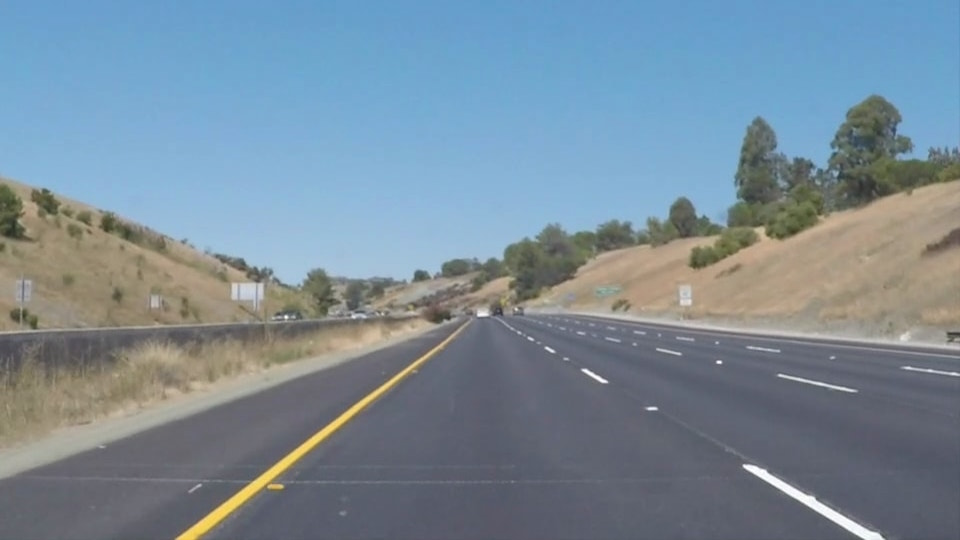
#> input picture test_images/whiteCarLaneSwitch.jpg, 960 x 540 px; the run also reads 1 picture not shown here
$ jupyter execute --allow-errors P1.ipynb   (shell and % lines are left out)
#> lines starting #> are read from the running program, lines starting #| are printed output that depends on the picture; after the words box and inside, x2 and y2 are one past the last pixel; in counts of white or black regions, pixels touching at a corner belong together
# Self-Driving Car Engineer Nanodegree

## Project: **Finding Lane Lines on the Road**
***
In the project below, I built a Python pipeline to identify lane lines in video streams. The end goal is to be able to extract and draw the line equations which describe the left and right lane lines. With these equations, a self-driving car would subsequently be able to determine if the vehicle is within or outside of its lane lines.

First we learn to detect and average lane lines through _images_, then we run our pipeline through a _video stream_.

---

  * [Analyze Images](#image-analysis)
    - [Convert to Grayscale](#grayscaling)
    - [Gaussian smoothing](#gaussian-smoothing)
    - [Canny Edge Detection](#canny-edge-detection)
    - [Select Relevant Regions](#region-of-interest)
    - [Hough Transform line detection](#hough-transform)

  * [Analyze Videos](#video-analysis)

## Import Packages

[cell 1]
#importing some useful packages
import matplotlib.pyplot as plt
import matplotlib.image as mpimg
import numpy as np
import cv2
import math
import os

## Helper Functions

Below are some helper functions used in my pipeline. I will go over them in more detail while processing [a single image](#a-single-image).

[cell 2]
def grayscale(img):
    """Applies the Grayscale transform
    This will return an image with only one color channel
    but NOTE: to see the returned image as grayscale
    (assuming your grayscaled image is called 'gray')
    you should call plt.imshow(gray, cmap='gray')"""
    return cv2.cvtColor(img, cv2.COLOR_RGB2GRAY)
    # Or use BGR2GRAY if you read an image with cv2.imread()
    # return cv2.cvtColor(img, cv2.COLOR_BGR2GRAY)

def canny(img, low_threshold, high_threshold):
    """Applies the Canny transform"""
    return cv2.Canny(img, low_threshold, high_threshold)

def gaussian_blur(img, kernel_size):
    """Applies a Gaussian Noise kernel"""
    return cv2.GaussianBlur(img, (kernel_size, kernel_size), 0)

def region_of_interest(img, vertices):
    """
    Applies an image mask.

    Only keeps the region of the image defined by the polygon
    formed from `vertices`. The rest of the image is set to black.
    """
    #defining a blank mask to start with
    mask = np.zeros_like(img)

    #defining a 3 channel or 1 channel color to fill the mask with depending on the input image
    if len(img.shape) > 2:
        channel_count = img.shape[2]  # i.e. 3 or 4 depending on your image
        ignore_mask_color = (255,) * channel_count
    else:
        ignore_mask_color = 255

    #filling pixels inside the polygon defined by "vertices" with the fill color
    cv2.fillPoly(mask, vertices, ignore_mask_color)

    #returning the image only where mask pixels are nonzero
    masked_image = cv2.bitwise_and(img, mask)
    return masked_image


def draw_lines(img, lines, color=[255, 0, 0], thickness=2):
    """
    Given the hough transformation array of line coordinates,
    identifies what the left and right lane equations are and draws them out.
    """
    # Initialize empty lists
    left_slope_list = []
    right_slope_list = []
    left_b_list = []
    right_b_list = []

    # Calculate slopes and categorize as left or right if != 0
    for index, line in enumerate(lines):
        for x1,y1,x2,y2 in line:
            # If x1=x2, then slope will be infinity--> Won't consider perfectly vertical lines in this project
            if (x1!=x2):
                temp_slope = (y1-y2)/(x1-x2)
                # Decreasing slope = most likely left lane
                if (temp_slope < 0 ):
                    left_slope_list.append(temp_slope)
                    left_b_list.append(y1-temp_slope*x1)
                # Append to right side
                elif (temp_slope>0):
                    right_slope_list.append(temp_slope)
                    right_b_list.append(y1-temp_slope*x1)

    ## Intercept Groupings Check ##
    # Part 1: ID Valid intercept Grouping #
    # Intuition:
    # If there are parallel left lane lines (consider a lane line, alongside a highway barrier shadow),
    # there should be noticable groupings in the intercept value.
    # The inner lane could be ID'd by a larger intercept, since it crosses x=0 at a larger y.
    # Otherwise, the function would take the average of the intercepts and slopes which could dramatically
    # skew the identified left lane line.
    temp_sorted_left_b = np.sort(left_b_list)

    # After sorting all intercepts, find the consecutive differences between each element
    # Intuition:
    # If the parallel lines are spaced apart, then if we take the average of them, we will result in a skewed lane line.
    # 100 is an aribrary value that currently suffices to ID parallel lines that are spaced apart
    # It would be good downstream to experiment with this value and tune it further based on more training sets.
    temp_sorted_left_b = np.split(temp_sorted_left_b, np.where(np.diff(temp_sorted_left_b) > 100)[0]+1)

    # Previous hough lane and canny parameters should have removed most outliers. This function assumes
    # that the groupings collected at this point represent actual lines that should be considered.
    # Since we want the larger lane lines, extract them here.
    if( len(temp_sorted_left_b)>1):

        # Part 2: Given ID'd intercept grouping, collect associated slope #
        # Find original indices for intercept elements so we can retrieve related slope
        indices = [i for i, j in enumerate(left_b_list) if j in temp_sorted_left_b[len(temp_sorted_left_b)-1]]
        left_slope_array = np.asarray(left_slope_list)[indices]
        left_b_array = np.asarray(left_b_list)[indices]
    else:
        # No groupings ID'd, take the original lists
        left_b_array = np.asarray(left_b_list)
        left_slope_array = np.asarray(left_slope_list)

    # Calculate median slope
    left_slope = np.median(left_slope_array)

    # Remove outliers
    i = 0
    while(i<len(left_slope_array)):

        # If slope is within +/- 20% of the median, should be ok
        # Might be better to tune this value to some constant rather than a relative value.
        # Since slopes can range from something like -0.3 (left lane) to 400 (right lane),
        # 20% is pretty arbitrary and inconsistent.
        # Nevertheless, I kept it here because it worked fairly well on the test videos
        if abs(abs(left_slope_array[i])-abs(left_slope)) > abs(left_slope)*.2:

            # Set slope to 0, will be discarded later
            left_slope_array = np.delete(left_slope_array, i)
            left_b_array = np.delete(left_b_array, i)
        else:
            #nothing deleted, increase increment
            i += 1

    # Calculate median intercept
    left_b = np.median(left_b_array)
    i = 0

    while(i < len(left_b_array)):
        # If intercept is within +/- 15 pixels of the median, should be ok
        # Using 15 px rather than a percentage of the original intercept to make the algorithm behave similarly
        # for large and small intercepts. This constant can be further tuned with additional training data.
        if abs(abs(left_b_array[i])-abs(left_b)) > 15:
            left_slope_array = np.delete(left_slope_array, i)
            left_b_array = np.delete(left_b_array, i)
        else:
            #nothing deleted, increase increment
            i +=1

    # recalculate average
    left_slope = np.mean(left_slope_array)
    left_b = np.mean(left_b_array)

    ### --------------------------------------------------------------------------------- ###
    ### Repeat above for the right side ###
    temp_sorted_right_b = np.sort(right_b_list)

    # Get groupings
    temp_sorted_right_b = np.split(temp_sorted_right_b, np.where(np.diff(temp_sorted_right_b) > 100)[0]+1)

    # Get the smaller groupings to find the right lane
    if( len(temp_sorted_right_b)>1):

        # Find original indices for intercept elements so we can retrieve related slope
        indices = [i for i, j in enumerate(right_b_list) if j in temp_sorted_right_b[0]]
        right_slope_array = np.asarray(right_slope_list)[indices]
        right_b_array = np.asarray(right_b_list)[indices]

    else:
        right_b_array = np.asarray(right_b_list)
        right_slope_array = np.asarray(right_slope_list)

    # Calculate median slope
    right_slope = np.median(right_slope_array)

    # Remove outliers
    i = 0
    while(i<len(right_slope_array)):

        if abs(abs(right_slope_array[i])-abs(right_slope)) > abs(right_slope)*.2:

            # Set slope to 0, will be discarded later
            right_slope_array = np.delete(right_slope_array, i)
            right_b_array = np.delete(right_b_array, i)

        else:
            #nothing deleted, increase increment
            i += 1


    # Calculate median intercept
    right_b = np.median(right_b_array)

    i = 0
    while(i < len(right_b_array)):
        if abs(abs(right_b_array[i])-abs(right_b)) > 15:

            right_slope_array = np.delete(right_slope_array, i)
            right_b_array = np.delete(right_b_array, i)
        else:
            #nothing deleted, increase increment
            i +=1

    # Get final average right slope/intercept
    right_slope = np.mean(right_slope_array)
    right_b = np.mean(right_b_array)

    # draw lines --> Extrapolates lane range within the masked region
    ysize = img.shape[1]
    lines_img = np.copy(img)*0

    if( not(math.isnan(left_b) or math.isnan(left_slope)) ):
        lines_img = cv2.line(lines_img, (int((ysize-left_b)/left_slope), ysize), (int(-left_b/left_slope),0), color=(255,0,0), thickness=5)
    if( not(math.isnan(right_b) or math.isnan(right_slope)) ):
        lines_img = cv2.line(lines_img, (int((ysize-right_b)/right_slope), ysize), (int(-right_b/right_slope),0), color=(255,0,0), thickness=5)

    return lines_img
def hough_lines(img, rho, theta, threshold, min_line_len, max_line_gap):
    """
    `img` should be the output of a Canny transform.

    Returns an image with hough lines drawn.
    """
    lines = cv2.HoughLinesP(img, rho, theta, threshold, np.array([]), min_line_len, max_line_gap)
    line_img = np.zeros((img.shape[0], img.shape[1], 3), dtype=np.uint8)
    line_img = draw_lines(line_img, lines)
    return line_img

# Python 3 has support for cool math symbols.

def weighted_img(img, initial_img, α=0.8, β=1., λ=0.):
    """
    `img` is the output of the hough_lines(), An image with lines drawn on it.
    Should be a blank image (all black) with lines drawn on it.

    `initial_img` should be the image before any processing.

    The result image is computed as follows:

    initial_img * α + img * β + λ
    NOTE: initial_img and img must be the same shape!
    """
    return cv2.addWeighted(initial_img, α, img, β, λ)

## <a name="image-analysis">Analyze Images</a>
---
### <a name="a-single-image">A Single Image</a>
First we will process an individual image to demonstrate how all the functions modify the inputted image. [Next](#all-images) we will apply the same functions to all images in the test folder.

[cell 3]
# Reading in an image
image = mpimg.imread('test_images/whiteCarLaneSwitch.jpg')
#> image is the input picture: shape (540, 960, 3); mean R, G, B 121.2, 139.4, 152.9

#printing out some stats and plotting
print('This image is:', type(image), 'with dimensions:', image.shape)
#| This image is: <class 'numpy.ndarray'> with dimensions: (540, 960, 3)
plt.imshow(image)  # if you wanted to show a single color channel image called 'gray', for example, call as plt.imshow(gray, cmap='gray')

###### Step 1: <a name="grayscaling">Convert to grayscale</a>
Since lane lines can appear in many colors and shades, we convert our image from an RGB image to a grayscale image. This simplifies the image so that we could more easily detect edges in the image which could be lane lines.

Further down, I noticed that converting the leftYellowSolid.mp4 video from its original color frame to grayscale was not sufficient to bring out the yellow edges. Consequently, I ended up splitting the RGB channels and only used the red and green values as input to the grayscale function. This seemed to make it easier for the pipeline to detect both yellow and white lane lines.

[cell 4]
# Convert the current image to grayscale & plot
gray = grayscale(image)
#> in grayscale, `return cv2.cvtColor(img, cv2.COLOR_RGB2GRAY)`:
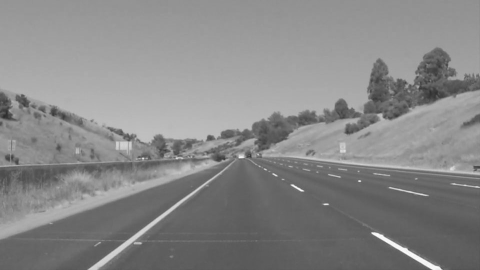
#> returned value: shape (540, 960) (shown at 1/2 size); min 42, max 255, mean 135.5
print('This image is:', type(image), 'with dimensions:', gray.shape)
#| This image is: <class 'numpy.ndarray'> with dimensions: (540, 960)
plt.imshow(gray, cmap='gray')

###### Step 2: <a name="gaussian-smoothing">Apply Gaussian Filter</a>
I used a larger kernel size (15) here to exagerate the effects of applying a Gaussian Filter. In the actual pipeline below, we use a kernel with size 7.

The Gaussian Filter kernel is a matrix which represents the Gaussian curve that is <a href="http://homepages.inf.ed.ac.uk/rbf/HIPR2/convolve.htm" >convoluted</a> over the image to remove noise. A larger kernel will smooth the image more, but also renders the image more fuzzy, and therefore the edges harder to detect-- and if detected, less accurate. Once this mask is applied, pixels in the image are blurred, such that small variances between pixels are muted, and larger differences are easier to capture.

[cell 5]
# Define a kernel size for Gaussian smoothing / blurring
kernel_size =15# Must be an odd number (3, 5, 7...)
blur_gray = gaussian_blur(gray, kernel_size)
print('This image is:', type(image), 'with dimensions:', blur_gray.shape)
#| This image is: <class 'numpy.ndarray'> with dimensions: (540, 960)
plt.imshow(blur_gray, cmap='gray')

###### Step 3: <a name="canny-edge-detection">Detect Edges using Canny Edge Detection Algorithm</a>
The canny edge detection algorithm first calculates the gradients, or changes in intensity between pixels. From these gradients, it takes two threshold *t1* & *t2*, where *t1>t2*. All pixels with gradients below *t2* are blacked out. Pixels between *t1* and *t2* are set to 255 (white) if they are adjacent to a pixel that has a gradient larger than *t2*. Read the <a href="http://docs.opencv.org/2.4/doc/tutorials/imgproc/imgtrans/canny_detector/canny_detector.html">opencv documentation</a> for more information.

[cell 6]
low_threshold=100
high_threshold=140
edges=canny(blur_gray, low_threshold, high_threshold)
#> in canny, `return cv2.Canny(img, low_threshold, high_threshold)`:
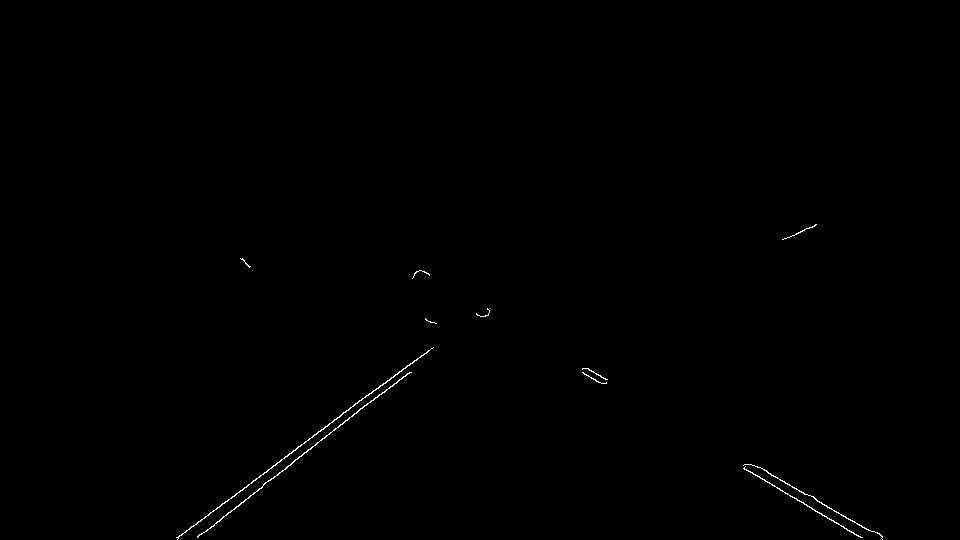
#> returned value: shape (540, 960); 0.26% white in thin lines or dots, all inside (x1, y1, x2, y2) = (176, 224, 883, 540)
print('This image is:', type(image), 'with dimensions:', edges.shape)
#| This image is: <class 'numpy.ndarray'> with dimensions: (540, 960)
plt.imshow(edges, cmap='gray')

###### Step 3: <a name="region-of-interest">Extract Region of Interest</a>
For this project, we are interested in the quadrilateral region in front of the car where a typical lane line will appear. We now black out all pixels outside the region directly in front the car camera, (which we assume is mounted at the center front of the car). This will help minimize other lines which may confuse our draw_lines function downstream and skew the detected lane lines.

*In the challenge video, we had to redefine the region to ignore the bottom 100 pixels of the image since the hood of the car was visible in the video. If we did not do this, the edges of the hood would have skewed our detected lane lines.

[cell 7]
# Define Vertices of the Region of Interest
ysize = image.shape[0]
xsize = image.shape[1]
# Explicitly set array datatypes to int 32, otherwise will default casut to 64 bit.
vertices = np.array([[[0,ysize],[xsize*2/5,ysize*3/5],[xsize*3/5,ysize*3/5],[xsize, ysize]]],dtype=np.int32)
region_select = region_of_interest(edges, vertices)
#> in region_of_interest, `cv2.fillPoly(mask, vertices, ignore_mask_color)`:
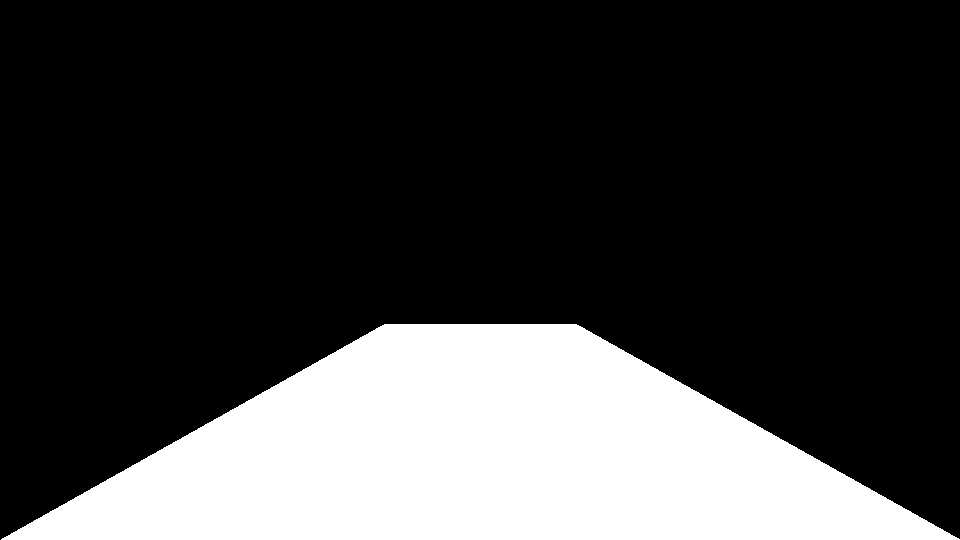
#> mask: shape (540, 960); 24% white; 1 white region, box (x1, y1, x2, y2) and area: (1, 324, 960, 540) 124584
print('This image is:', type(image), 'with dimensions:', region_select.shape)
#| This image is: <class 'numpy.ndarray'> with dimensions: (540, 960)
plt.imshow(region_select, cmap='gray')

###### Step 5: <a name="hough-transform">Extract Line parameters with Hough Transformation</a>

While testing this pipeline, the parameters below seemed to find the lane lines most precisely.
Nevertheless, these parameters could be further tuned with additional training data.

[cell 8]
# Get Lines with Hough
rho=1 # Distance resolution of Hough space grid-- keeping 1 as base unit
theta=np.pi/180 # Angular resolution of Hough space grid-- keeping as 1 deg base unit
threshold = 20 # Minimum number of intersections needed for a candidate line
min_line_len = 2
max_line_gap = 10
lines = hough_lines(region_select, rho, theta, threshold, min_line_len, max_line_gap)
#> in hough_lines, `lines = cv2.HoughLinesP(img, rho, theta, threshold, np.array([]), min_..`: lines = [[223, 516, 379, 394], [177, 537, 373, 390], [754, 465, 868, 530], [216, 509, 428, 350], [586, 368, 605, 379], [197, 537, 407, 373], [744, 467, 860, 537], [760, 467, 882, 537], [412, 363, 433, 347], [582, 372, 602, 383]]
#> the loop in draw_lines, `for index, line in enumerate(lines):` made 10 passes
#> after the loop in draw_lines, `for index, line in enumerate(lines):`: left_b_list = [690.4, 669.8, 671, 690.8, 676.9]; left_slope_list = [-0.782, -0.75, -0.75, -0.781, -0.762]; right_b_list = [35.09, 28.74, 18.03, 30.93, 51.9]; right_slope_list = [0.57, 0.579, 0.603, 0.574, 0.55]
#> in draw_lines, `temp_sorted_left_b = np.sort(left_b_list)`: temp_sorted_left_b = [669.8, 671, 676.9, 690.4, 690.8]
#> in draw_lines, `temp_sorted_left_b = np.split(temp_sorted_left_b, np.where(np.diff(tem..`: temp_sorted_left_b = [[669.8, 671, 676.9, 690.4, 690.8]]
#> in draw_lines, `left_b_array = np.asarray(left_b_list)`: left_b_array = [690.4, 669.8, 671, 690.8, 676.9]
#> in draw_lines, `left_slope_array = np.asarray(left_slope_list)`: left_slope_array = [-0.782, -0.75, -0.75, -0.781, -0.762]
#> in draw_lines, `left_slope = np.median(left_slope_array)`: left_slope = -0.762
#> the loop in draw_lines, `while(i<len(left_slope_array)):` made 5 passes
#> after the loop in draw_lines, `while(i<len(left_slope_array)):`: i = 5
#> in draw_lines, `left_b = np.median(left_b_array)`: left_b = 676.9
#> the loop in draw_lines, `while(i < len(left_b_array)):` made 5 passes
#> after the loop in draw_lines, `while(i < len(left_b_array)):`: i = 5
#> in draw_lines, `left_slope = np.mean(left_slope_array)`: left_slope = -0.765
#> in draw_lines, `left_b = np.mean(left_b_array)`: left_b = 679.8
#> in draw_lines, `temp_sorted_right_b = np.sort(right_b_list)`: temp_sorted_right_b = [18.03, 28.74, 30.93, 35.09, 51.9]
#> in draw_lines, `temp_sorted_right_b = np.split(temp_sorted_right_b, np.where(np.diff(t..`: temp_sorted_right_b = [[18.03, 28.74, 30.93, 35.09, 51.9]]
#> in draw_lines, `right_b_array = np.asarray(right_b_list)`: right_b_array = [35.09, 28.74, 18.03, 30.93, 51.9]
#> in draw_lines, `right_slope_array = np.asarray(right_slope_list)`: right_slope_array = [0.57, 0.579, 0.603, 0.574, 0.55]
#> in draw_lines, `right_slope = np.median(right_slope_array)`: right_slope = 0.574
#> the loop in draw_lines, `while(i<len(right_slope_array)): ` made 5 passes
#> after the loop in draw_lines, `while(i<len(right_slope_array)):`: i = 5
#> in draw_lines, `right_b = np.median(right_b_array)`: right_b = 30.93
#> the loop in draw_lines, `while(i < len(right_b_array)):` made 5 passes
#> (right_slope_array, right_b_array) on pass 5: ([0.57, 0.579, 0.603, 0.574], [35.09, 28.74, 18.03, 30.93])
#> after the loop in draw_lines, `while(i < len(right_b_array)):`: i = 4
#> in draw_lines, `right_slope = np.mean(right_slope_array)`: right_slope = 0.582
#> in draw_lines, `right_b = np.mean(right_b_array)`: right_b = 28.2
#> in draw_lines, `lines_img = cv2.line(lines_img, (int((ysize-right_b)/right_slope), ysi..`:
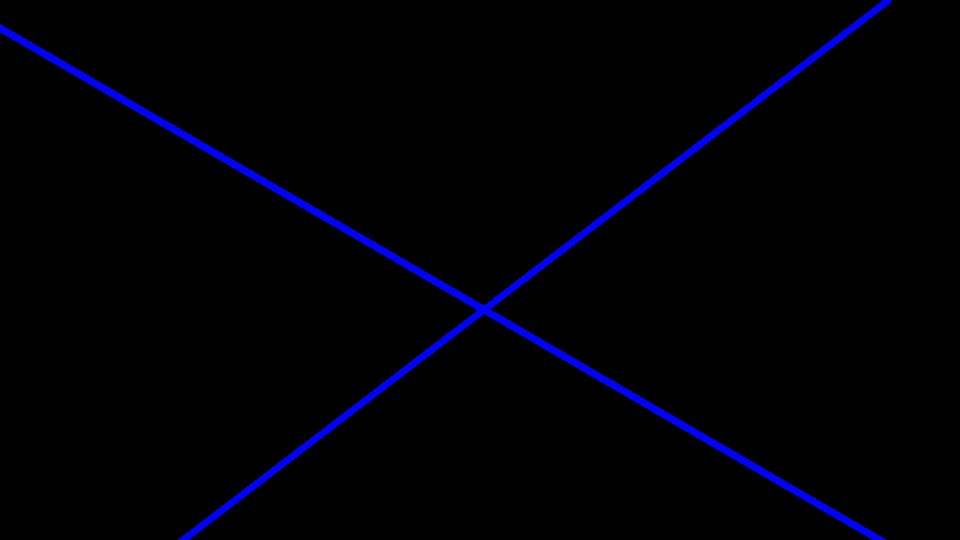
#> lines_img: shape (540, 960, 3); mean of channels 0, 1, 2 6.6, 0, 0; drawn as B, G, R

plt.imshow(lines)

[cell 9]
# Get Final Image
lines = region_of_interest(lines,vertices)
#> (the rest of the program and of its run is left out)
